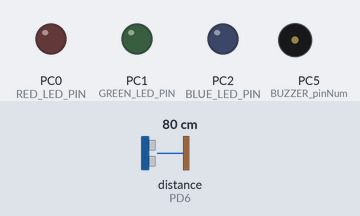
This program was run on a simulated ATmega32, built with avr-gcc and emulated at 16 MHz. On the bench: output pins drawn as LEDs (lit = HIGH), buzzer (waves = sounding, pin HIGH). Wiring (inferred from the names in the program): ultrasonic range finder: trigger PD7; echo PD6. Dashed ring = blinking. The test bench sets the inputs (shaded band); at power-on: distance to the obstacle (sensor on PD6) 80 cm. The echo pulse lasts 58.3 µs per cm; pins used as bus, display or sensor lines are not drawn.

Above: at 1.2 s.
1.3 s: distance to the obstacle (sensor on PD6) set to 23 cm
2.8 s: distance to the obstacle (sensor on PD6) set to 18 cm
At 3.7 s:
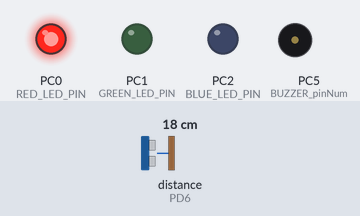
4.4 s: distance to the obstacle (sensor on PD6) set to 13 cm
At 5.3 s:
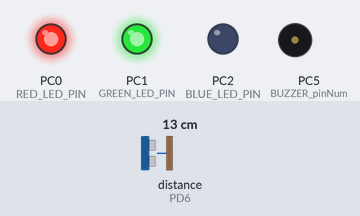
6.0 s: distance to the obstacle (sensor on PD6) set to 9 cm
At 6.9 s:
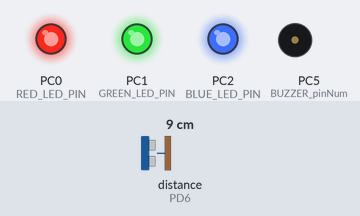
7.6 s: distance to the obstacle (sensor on PD6) set to 2 cm
At 8.41 s:
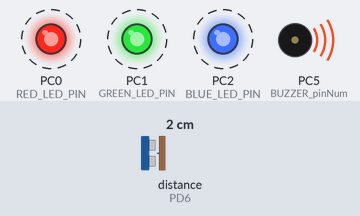
10.6 s: distance to the obstacle (sensor on PD6) set to 35 cm
At 10.91 s:
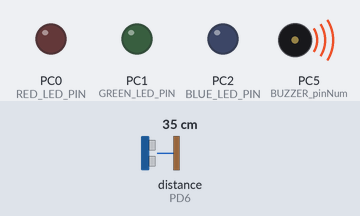
Timing chart, 0 to 13.5 s (numbered marks = the images above; inputs shaded):
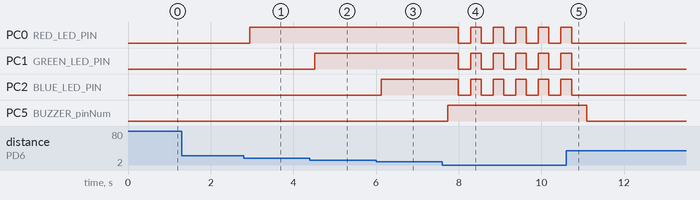

Measured:
- the behaviour switches between 21 and 20 cm on distance to the obstacle (sensor on PD6) (found by bisection; images 0 and 1)
- the behaviour switches between 16 and 15 cm on distance to the obstacle (sensor on PD6) (found by bisection; images 1 and 2)
- the behaviour switches between 11 and 10 cm on distance to the obstacle (sensor on PD6) (found by bisection; images 2 and 3)
- after the input at 1.3 s, every drawn part: stays the same
- after the input at 2.8 s, PC0 (RED_LED_PIN): LOW → HIGH after 0.14 s
- after the input at 4.4 s, PC1 (GREEN_LED_PIN): LOW → HIGH after 0.12 s
- after the input at 6.0 s, PC2 (BLUE_LED_PIN): LOW → HIGH after 0.13 s
- after the input at 7.6 s, PC0 (RED_LED_PIN), PC1 (GREEN_LED_PIN), PC2 (BLUE_LED_PIN): alternates HIGH for 0.25 s and LOW for 0.29 s, starting after 0.39 s; PC5 (BUZZER_pinNum): LOW → HIGH after 0.14 s
- after the input at 10.6 s, PC0 (RED_LED_PIN), PC1 (GREEN_LED_PIN), PC2 (BLUE_LED_PIN): goes on until 10.7 s, then stays LOW; PC5 (BUZZER_pinNum): HIGH → LOW after 0.50 s

The program:

main.c
```c
/*
 * main.c
 *
 *  Created on: Oct 2, 2025
 *      Author: Omar Mansour
 */
#include"gpio.h"
#include"buzzer.h"
#include"icu.h"
#include"led.h"
#include"lcd.h"
#include"ultra_sonic.h"
#include <util/delay.h>


/*********************************************************************************
 * 								DEFINITIONS 									 *
 ********************************************************************************/
#define BUZZER_portNum PORTC_ID
#define BUZZER_pinNum PIN5_ID

#define RED_LED_PORT    PORTC_ID
#define RED_LED_PIN     PIN0_ID

#define GREEN_LED_PORT  PORTC_ID
#define GREEN_LED_PIN   PIN1_ID

#define BLUE_LED_PORT   PORTC_ID
#define BLUE_LED_PIN    PIN2_ID


int main()
{
	/********************************************************************************
	 * 										INITIALIZATIONS 						*
	 ********************************************************************************/

	BUZZER_init( BUZZER_portNum,BUZZER_pinNum);
	LED_init(RED_LED_PORT, RED_LED_PIN);
	LED_init(BLUE_LED_PORT, BLUE_LED_PIN);
	LED_init(GREEN_LED_PORT, GREEN_LED_PIN);
	LCD_init();
	Ultrasonic_init();
	SREG|=(1<<7);

	uint16 distance;
	uint16 previous_distance = 0;
	LCD_displayStringRowColumn(0,0,"Distance=");

	while(1)
	{

		distance = Ultrasonic_readDistance();
		if(distance != previous_distance)
		{


			LCD_displayStringRowColumn(0,9,"   ");
			LCD_moveCursor(0,9);
			LCD_intgerToString(distance);
			LCD_displayStringRowColumn(0,12,"cm");
			previous_distance = distance;
		}


		/********************************************************************************
		 * 								display distance and warnings 					*						 										*
		 ********************************************************************************/
		if(distance<=5)
		{
			LCD_displayStringRowColumn(1,6,"STOP");

			LED_onPosLogic(RED_LED_PORT,RED_LED_PIN);
			LED_onPosLogic(BLUE_LED_PORT,BLUE_LED_PIN);
			LED_onPosLogic(GREEN_LED_PORT,GREEN_LED_PIN);

			BUZZER_on(BUZZER_portNum,BUZZER_pinNum);

			_delay_ms(250);

			LED_offPosLogic(RED_LED_PORT,RED_LED_PIN);
			LED_offPosLogic(BLUE_LED_PORT,BLUE_LED_PIN);
			LED_offPosLogic(GREEN_LED_PORT,GREEN_LED_PIN);

			_delay_ms(250);

		}
		else if(distance<=10)
		{
			LCD_displayStringRowColumn(1,6,"    ");
			LED_onPosLogic(RED_LED_PORT,RED_LED_PIN);
			LED_onPosLogic(BLUE_LED_PORT,BLUE_LED_PIN);
			LED_onPosLogic(GREEN_LED_PORT,GREEN_LED_PIN);

			BUZZER_off(BUZZER_portNum,BUZZER_pinNum);
		}

		else if(distance<=15)
		{
			LCD_displayStringRowColumn(1,6,"    ");
			LED_onPosLogic(RED_LED_PORT,RED_LED_PIN);
			LED_onPosLogic(GREEN_LED_PORT,GREEN_LED_PIN);
			LED_offPosLogic(BLUE_LED_PORT,BLUE_LED_PIN);

			BUZZER_off(BUZZER_portNum,BUZZER_pinNum);
		}

		else if(distance<=20)
		{
			LCD_displayStringRowColumn(1,6,"    ");
			LED_onPosLogic(RED_LED_PORT,RED_LED_PIN);
			LED_offPosLogic(GREEN_LED_PORT,GREEN_LED_PIN);
			LED_offPosLogic(BLUE_LED_PORT,BLUE_LED_PIN);

			BUZZER_off(BUZZER_portNum,BUZZER_pinNum);
		}

		else if(distance>20)
		{
			LCD_displayStringRowColumn(1,6,"    ");
			LED_offPosLogic(RED_LED_PORT,RED_LED_PIN);
			LED_offPosLogic(GREEN_LED_PORT,GREEN_LED_PIN);
			LED_offPosLogic(BLUE_LED_PORT,BLUE_LED_PIN);

			BUZZER_off(BUZZER_portNum,BUZZER_pinNum);
		}
	}
}
```

buzzer.c
```c
/*
 * buzzer.c
 *
 *  Created on: Sep 29, 2025
 *      Author: Omar Mansour
 */

#include"buzzer.h"
void BUZZER_init(uint8 BUZZER_portNum, uint8 BUZZER_pinNum)
{
	GPIO_setupPinDirection( BUZZER_portNum,  BUZZER_pinNum, PIN_OUTPUT);
}
void BUZZER_on(uint8 BUZZER_portNum, uint8 BUZZER_pinNum)
{
	GPIO_writePin(BUZZER_portNum, BUZZER_pinNum, LOGIC_HIGH);
}
void BUZZER_off(uint8 BUZZER_portNum, uint8 BUZZER_pinNum)
{
	GPIO_writePin(BUZZER_portNum, BUZZER_pinNum, LOGIC_LOW);
}
```

buzzer.h
```c
/*
 * buzzer.h
 *
 *  Created on: Sep 29, 2025
 *      Author: agh
 */

#ifndef BUZZER_H_
#define BUZZER_H_
# include "gpio.h"

void BUZZER_init(uint8 BUZZER_portNum, uint8 BUZZER_pinNum);
void BUZZER_on(uint8 BUZZER_portNum, uint8 BUZZER_pinNum);
void BUZZER_off(uint8 BUZZER_portNum, uint8 BUZZER_pinNum);

#endif /* BUZZER_H_ */
```

icu.c
```c
/******************************************************************************
 *
 * Module: ICU
 *
 * File Name: icu.c
 *
 * Description: Source file for the AVR ICU driver
 *
 * Author: Mohamed Tarek
 *
 *******************************************************************************/

#include "icu.h"
/*******************************************************************************
 *                           Global Variables                                  *
 *******************************************************************************/

/* Global variables to hold the address of the call back function in the application */
static volatile void (*g_callBackPtr)(void) = NULL_PTR;

/*******************************************************************************
 *                       Interrupt Service Routines                            *
 *******************************************************************************/

ISR(TIMER1_CAPT_vect)
{
	if(g_callBackPtr != NULL_PTR)
	{
		/* Call the Call Back function in the application after the edge is detected */
		(*g_callBackPtr)(); /* another method to call the function using pointer to function g_callBackPtr(); */
	}


}

/*******************************************************************************
 *                      Functions Definitions                                  *
 *******************************************************************************/
/*
 * Description : Function to initialize the ICU driver
 * 	1. Set the required clock.
 * 	2. Set the required edge detection.
 * 	3. Enable the Input Capture Interrupt.
 * 	4. Initialize Timer1 Registers
 */
void ICU_init(const ICU_ConfigType * Config_Ptr)
{
	/* Configure ICP1/PD6 as i/p pin */
	GPIO_setupPinDirection(PORTD_ID,PIN6_ID,PIN_INPUT);

	SREG&= ~(1<<7);

	/* Timer1 always operates in Normal Mode */
	TCCR1A = (1<<FOC1A) | (1<<FOC1B);

	/*
	 * insert the required clock value in the first three bits (CS10, CS11 and CS12)
	 * of TCCR1B Register
	 */
	TCCR1B = (TCCR1B & 0xF8) | (Config_Ptr->clock);
	/*
	 * insert the required edge type in ICES1 bit in TCCR1B Register
	 */
	TCCR1B = (TCCR1B & 0xBF) | ((Config_Ptr->edge)<<6);

	/* Initial Value for Timer1 */
	TCNT1 = 0;

	/* Initial Value for the input capture register */
	ICR1 = 0;

	/* Enable the Input Capture interrupt to generate an interrupt when edge is detected on ICP1/PD6 pin */
	TIMSK |= (1<<TICIE1);
	SREG|=(1<<7);
}

/*
 * Description: Function to set the Call Back function address.
 */
void ICU_setCallBack(void(*a_ptr)(void))
{
	/* Save the address of the Call back function in a global variable */
	g_callBackPtr = a_ptr;
}

/*
 * Description: Function to set the required edge detection.
 */
void ICU_setEdgeDetectionType(const ICU_EdgeType a_edgeType)
{
	/*
	 * insert the required edge type in ICES1 bit in TCCR1B Register
	 */
	TCCR1B = (TCCR1B & 0xBF) | (a_edgeType<<6);
}

/*
 * Description: Function to get the Timer1 Value when the input is captured
 *              The value stored at Input Capture Register ICR1
 */
uint16 ICU_getInputCaptureValue(void)
{
	return ICR1;
}

/*
 * Description: Function to clear the Timer1 Value to start count from ZERO
 */
void ICU_clearTimerValue(void)
{
	TCNT1 = 0;
}

/*
 * Description: Function to disable the Timer1 to stop the ICU Driver
 */
void ICU_deInit(void)
{
	/* Clear All Timer1/ICU Registers */
	TCCR1A = 0;
	TCCR1B = 0;
	TCNT1 = 0;
	ICR1 = 0;

	/* Disable the Input Capture interrupt */
	TIMSK &= ~(1<<TICIE1);

	/* Reset the global pointer value */
	g_callBackPtr = NULL_PTR;
}
```

icu.h
```c
 /******************************************************************************
 *
 * Module: ICU
 *
 * File Name: icu.h
 *
 * Description: Header file for the AVR ICU driver
 *
 * Author: Mohamed Tarek
 *
 *******************************************************************************/

#ifndef ICU_H_
#define ICU_H_

#include "std_types.h"
#include "common_macros.h"
#include <avr/io.h>
#include <avr/interrupt.h>
#include <util/delay.h>
#include"gpio.h"


/*******************************************************************************
 *                         Types Declaration                                   *
 *******************************************************************************/
typedef enum
{
	NO_CLOCK,F_CPU_CLOCK,F_CPU_8,F_CPU_64,F_CPU_256,F_CPU_1024
}ICU_ClockType;

typedef enum
{
	FALLING_EDGE,RISING_EDGE
}ICU_EdgeType;

typedef struct
{
	ICU_ClockType clock;
	ICU_EdgeType edge;
}ICU_ConfigType;

/*******************************************************************************
 *                      Functions Prototypes                                   *
 *******************************************************************************/
/*
 * Description : Function to initialize the ICU driver
 * 	1. Set the required clock.
 * 	2. Set the required edge detection.
 * 	3. Enable the Input Capture Interrupt.
 * 	4. Initialize Timer1 Registers
 */
void ICU_init(const ICU_ConfigType * Config_Ptr);

/*
 * Description: Function to set the Call Back function address.
 */
void ICU_setCallBack(void(*a_ptr)(void));

/*
 * Description: Function to set the required edge detection.
 */
void ICU_setEdgeDetectionType(const ICU_EdgeType edgeType);

/*
 * Description: Function to get the Timer1 Value when the input is captured
 *              The value stored at Input Capture Register ICR1
 */
uint16 ICU_getInputCaptureValue(void);

/*
 * Description: Function to clear the Timer1 Value to start count from ZERO
 */
void ICU_clearTimerValue(void);

/*
 * Description: Function to disable the Timer1 to stop the ICU Driver
 */
void ICU_deInit(void);

#endif /* ICU_H_ */
```

led.c
```c
/*
 * led.c
 *
 *  Created on: Sep 28, 2025
 *      Author: Omar Mansour
 */
#include "led.h"

void LED_init(uint8 LED_portNum, uint8 LED_pinNum)
{
	GPIO_setupPinDirection( LED_portNum,  LED_pinNum, PIN_OUTPUT);
}

void LED_onPosLogic(uint8 LED_portNum, uint8 LED_pinNum)
{
	GPIO_writePin(LED_portNum, LED_pinNum, LOGIC_HIGH);
}

void LED_offPosLogic(uint8 LED_portNum, uint8 LED_pinNum)
{
	GPIO_writePin(LED_portNum, LED_pinNum, LOGIC_LOW);
}

void LED_onNegLogic(uint8 LED_portNum, uint8 LED_pinNum)
{
	GPIO_writePin(LED_portNum, LED_pinNum,LOGIC_LOW );
}

void LED_offNegLogic(uint8 LED_portNum, uint8 LED_pinNum)
{
	GPIO_writePin(LED_portNum, LED_pinNum, LOGIC_HIGH);
}
```

led.h
```c
/*
 * led.h
 *
 *  Created on: Sep 28, 2025
 *      Author: Omar Mansour
 */

#ifndef LED_H_
#define LED_H_
# include "gpio.h"

/***************************************************************
 * 							Functions Prototypes
 ***************************************************************/

void LED_init(uint8 LED_portNum, uint8 LED_pinNum);
void LED_onPosLogic(uint8 LED_portNum, uint8 LED_pinNum);
void LED_offPosLogic(uint8 LED_portNum, uint8 LED_pinNum);
void LED_onNegLogic(uint8 LED_portNum, uint8 LED_pinNum);
void LED_offNegLogic(uint8 LED_portNum, uint8 LED_pinNum);

#endif /* LED_H_ */
```

ultra_sonic.c
```c
/*
 * ultra_sonic.c
 *
 *  Created on: Oct 2, 2025
 *      Author: Omar Mansour
 */

#include"ultra_sonic.h"


volatile uint16 echo_high_time ;
volatile uint8 edge_count =0;


void Ultrasonic_init(void)
{
	GPIO_setupPinDirection(ULTRASONIC_SENSOR_TRIGGER_PORT,ULTRASONIC_SENSOR_TRIGGER_PIN,PIN_OUTPUT);
	ICU_ConfigType a_Icu_Config;
	a_Icu_Config.clock = F_CPU_8;
	a_Icu_Config.edge = RISING_EDGE;
	ICU_init(&a_Icu_Config);
	ICU_setCallBack(Ultrasonic_edgeProcessing);
}

void Ultrasonic_Trigger(void)
{
	GPIO_writePin(ULTRASONIC_SENSOR_TRIGGER_PORT,ULTRASONIC_SENSOR_TRIGGER_PIN,LOGIC_HIGH);


	_delay_us(10); /////////////////////////////////////////////////////////////////////////////////

	GPIO_writePin(ULTRASONIC_SENSOR_TRIGGER_PORT,ULTRASONIC_SENSOR_TRIGGER_PIN,LOGIC_LOW);
}

uint16 Ultrasonic_readDistance(void)
{
	Ultrasonic_Trigger();
	 uint8 error_timer=0;

	while(edge_count<2 && error_timer<60 )
	{

		_delay_ms(1);
		error_timer++;
	}


	if(error_timer==60) // will only occur if sth bad happens,reset everything a
	{
		edge_count=0;
		error_timer =0;
		echo_high_time=0;
		return 0;
	}
	edge_count=0;
	error_timer =0;
	return (uint16)((echo_high_time)/117.6 +1) ;

}


void Ultrasonic_edgeProcessing(void)
{

	edge_count++;

	if(edge_count==1)
	{


		ICU_clearTimerValue();
		ICU_setEdgeDetectionType(FALLING_EDGE);


	}
	else if(edge_count==2)
	{


		echo_high_time = ICU_getInputCaptureValue();
		ICU_setEdgeDetectionType(RISING_EDGE);

	}


}
```

ultra_sonic.h
```c
/*
 * ultra_sonic.h
 *
 *  Created on: Oct 2, 2025
 *      Author: Omar Mansour
 */

#ifndef ULTRA_SONIC_H_
#define ULTRA_SONIC_H_
#include"std_types.h"
#include"gpio.h"
#include"icu.h"
#include <util/delay.h>

/*******************************************************************************
 *                                Definitions                                  *
 *******************************************************************************/
#define ULTRASONIC_SENSOR_ECHO_PORT PORTD_ID
#define ULTRASONIC_SENSOR_ECHO_PIN PIN6_ID

#define ULTRASONIC_SENSOR_TRIGGER_PORT PORTD_ID
#define ULTRASONIC_SENSOR_TRIGGER_PIN PIN7_ID

/*******************************************************************************
 *                                FUNCTION PROTOTYOES                          *
 *******************************************************************************/


void Ultrasonic_init(void);
void Ultrasonic_Trigger(void);
uint16 Ultrasonic_readDistance(void);
void Ultrasonic_edgeProcessing(void);


#endif /* ULTRA_SONIC_H_ */
```

lcd.h
```c
 /******************************************************************************
 *
 * Module: LCD
 *
 * File Name: lcd.h
 *
 * Description: Header file for the LCD driver
 *
 * Author: Mohamed Tarek
 *
 *******************************************************************************/

#ifndef LCD_H_
#define LCD_H_

#include "std_types.h"


/*******************************************************************************
 *                                Definitions                                  *
 *******************************************************************************/

/* LCD Data bits mode configuration, its value should be 4 or 8*/
#define LCD_DATA_BITS_MODE 4

#if((LCD_DATA_BITS_MODE != 4) && (LCD_DATA_BITS_MODE != 8))

#error "Number of Data bits should be equal to 4 or 8"

#endif

/* LCD HW Ports and Pins Ids */
#define LCD_RS_PORT_ID    PORTA_ID
#define LCD_RS_PIN_ID     PIN1_ID

#define LCD_E_PORT_ID     PORTA_ID
#define LCD_E_PIN_ID      PIN2_ID

#define LCD_DATA_PORT_ID  PORTA_ID

#if (LCD_DATA_BITS_MODE == 4)

#define LCD_DB4_PIN_ID                 PIN3_ID
#define LCD_DB5_PIN_ID                 PIN4_ID
#define LCD_DB6_PIN_ID                 PIN5_ID
#define LCD_DB7_PIN_ID                 PIN6_ID

#endif

/* LCD Commands */
#define LCD_CLEAR_COMMAND                    0x01
#define LCD_GO_TO_HOME                       0x02
#define LCD_TWO_LINES_EIGHT_BITS_MODE        0x38
#define LCD_TWO_LINES_FOUR_BITS_MODE         0x28
#define LCD_TWO_LINES_FOUR_BITS_MODE_INIT1   0x33
#define LCD_TWO_LINES_FOUR_BITS_MODE_INIT2   0x32
#define LCD_CURSOR_OFF                       0x0C
#define LCD_CURSOR_ON                        0x0E
#define LCD_SET_CURSOR_LOCATION              0x80

/*******************************************************************************
 *                      Functions Prototypes                                   *
 *******************************************************************************/

/*
 * Description :
 * Initialize the LCD:
 * 1. Setup the LCD pins directions by use the GPIO driver.
 * 2. Setup the LCD Data Mode 4-bits or 8-bits.
 */
void LCD_init(void);

/*
 * Description :
 * Send the required command to the screen
 */
void LCD_sendCommand(uint8 command);

/*
 * Description :
 * Display the required character on the screen
 */
void LCD_displayCharacter(uint8 data);

/*
 * Description :
 * Display the required string on the screen
 */
void LCD_displayString(const char *Str);

/*
 * Description :
 * Move the cursor to a specified row and column index on the screen
 */
void LCD_moveCursor(uint8 row,uint8 col);

/*
 * Description :
 * Display the required string in a specified row and column index on the screen
 */
void LCD_displayStringRowColumn(uint8 row,uint8 col,const char *Str);

/*
 * Description :
 * Display the required decimal value on the screen
 */
void LCD_intgerToString(int data);

/*
 * Description :
 * Send the clear screen command
 */
void LCD_clearScreen(void);

#endif /* LCD_H_ */
```

common_macros.h
```c
 /******************************************************************************
 *
 * Module: Common - Macros
 *
 * File Name: Common_Macros.h
 *
 * Description: Commonly used Macros
 *
 * Author: Mohamed Tarek
 *
 *******************************************************************************/

#ifndef COMMON_MACROS
#define COMMON_MACROS

/* Set a certain bit in any register */
#define SET_BIT(REG,BIT) (REG|=(1<<BIT))

/* Clear a certain bit in any register */
#define CLEAR_BIT(REG,BIT) (REG&=(~(1<<BIT)))

/* Toggle a certain bit in any register */
#define TOGGLE_BIT(REG,BIT) (REG^=(1<<BIT))

/* Rotate right the register value with specific number of rotates */
#define ROR(REG,num) ( REG= (REG>>num) | (REG<<(8-num)) )

/* Rotate left the register value with specific number of rotates */
#define ROL(REG,num) ( REG= (REG<<num) | (REG>>(8-num)) )

/* Check if a specific bit is set in any register and return true if yes */
#define BIT_IS_SET(REG,BIT) ( REG & (1<<BIT) )

/* Check if a specific bit is cleared in any register and return true if yes */
#define BIT_IS_CLEAR(REG,BIT) ( !(REG & (1<<BIT)) )

#define GET_BIT(REG,BIT) ( ( REG & (1<<BIT) ) >> BIT )

#endif
```

Source omitted: lcd.c (7405 bytes), gpio.c (6625 bytes), gpio.h (3571 bytes), std_types.h (1403 bytes)
